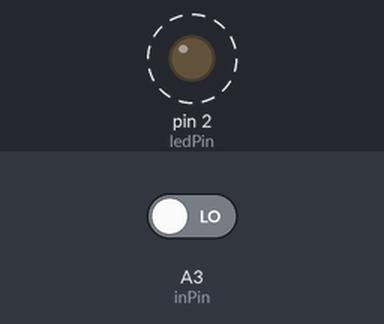
This sketch was run on a simulated Arduino Uno, built with avr-gcc and run on an emulated ATmega328P. Parts: output pins drawn as LEDs (lit = HIGH). Dashed ring = blinking. The inputs (shaded band) are chosen by the test bench; at power-on: A3 (inPin) LOW.

Above: at 1.26 s.
1.3 s: A3 (inPin) driven HIGH
At 1.6 s:
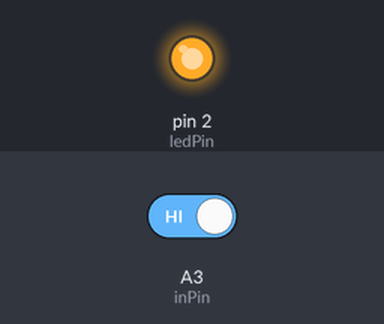
2.8 s: A3 (inPin) driven LOW
At 2.96 s:
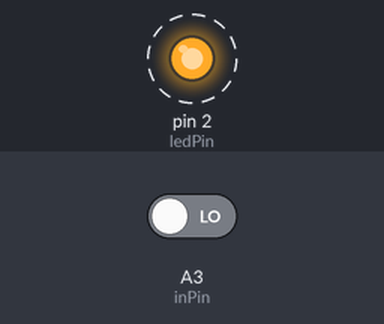
Timing chart, 0 to 11.8 s (numbered marks = the images above; inputs shaded):
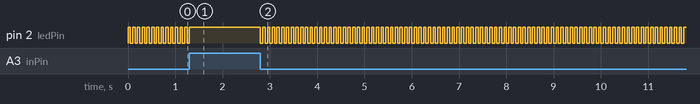

The sketch:

exercise_2_lab1.ino
```cpp
/*
  Exercise 2: Using the pushbutton

  Task: Using your knowledge from the current and previous tasks,
  write a program that turns on the LED when the pushbutton is pressed,
  and blinks the LED when the pushbutton is not pressed.

  Quesiton: What is the smallest value of change in voltage
  that these analog inputs can report?  Explain your reasoning.

  The voltage reading range from 0V to 5V, and they are expressed by 10-bits of precision.
  Assuming linear quantization, then the smallest value of change in voltage that
  can be reported is 5V/2^10 = 5/1024 = 4.88 mV

*/

// based off https://www.arduino.cc/en/Reference/digitalRead
int ledPin = 2;   // LED connected to D2
int inPin = A3;   // pushbutton connected to A3
int val = 0;      // variable to store the read value

// setup function taken from Blink example
void setup() {
  pinMode(ledPin, OUTPUT);  // sets the D2 pin as output
  pinMode(inPin, INPUT);    // sets the A3 pin as input
}

// the loop function runs over and over again forever
void loop() {
  digitalWrite(ledPin, HIGH);  // turn the LED on
  delay(50);                   // wait 50 ms

  val = digitalRead(inPin);    // read the input pin
  if (val <= 0) {              // if button is not pressed
    digitalWrite(ledPin, LOW); // Turn the LED off
    delay(50);                 // wait 50 ms for blinking effect
  }
}
```

Measured:
- after the input at 1.3 s, pin 2 (ledPin): goes on until 1.3 s, then stays HIGH
- after the input at 2.8 s, pin 2 (ledPin): alternates HIGH for 0.05 s and LOW for 0.05 s, starting at once
- by itself, pin 2 (ledPin): alternates HIGH for 0.05 s and LOW for 0.05 s
